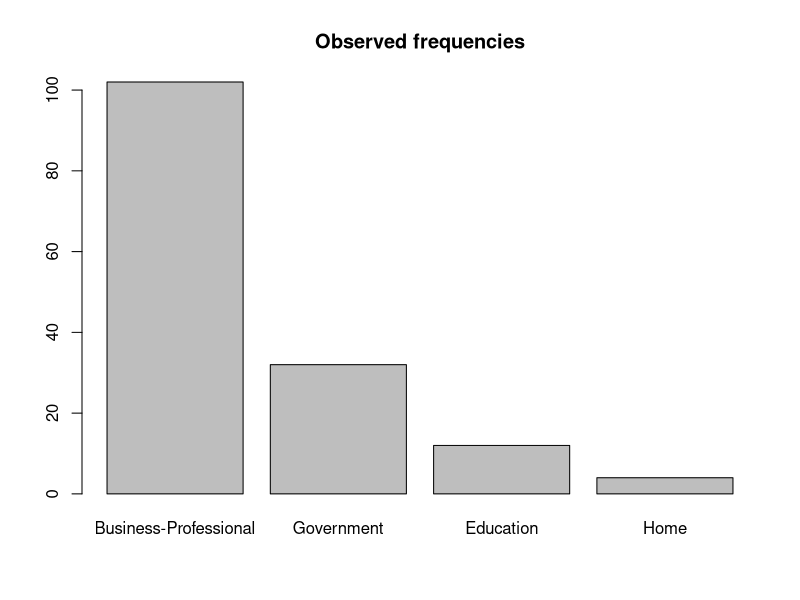
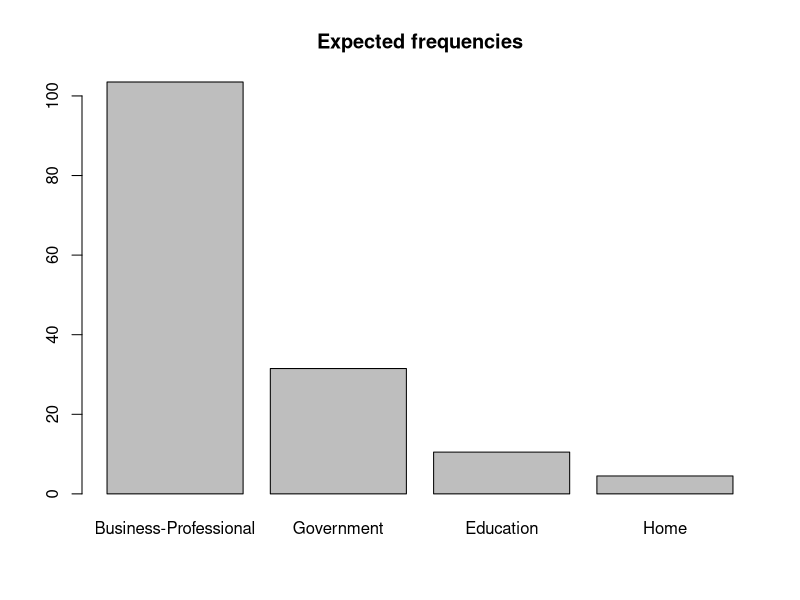
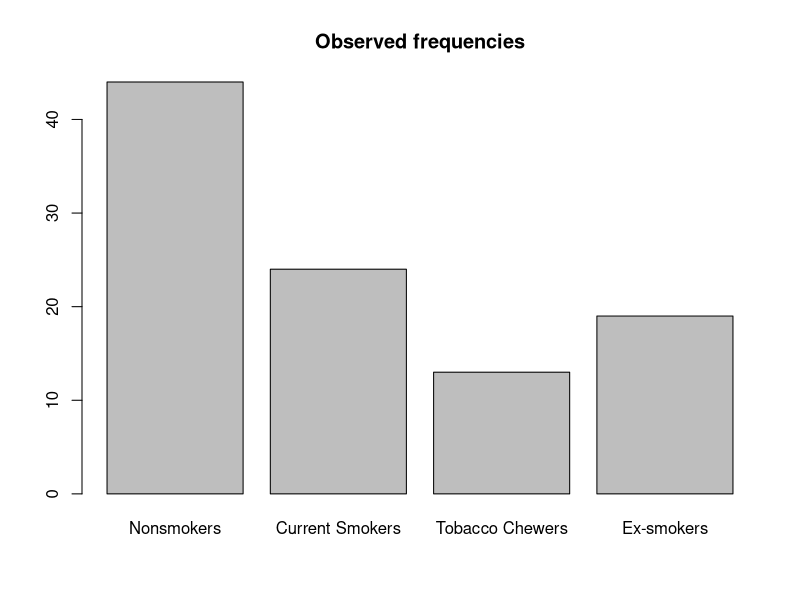
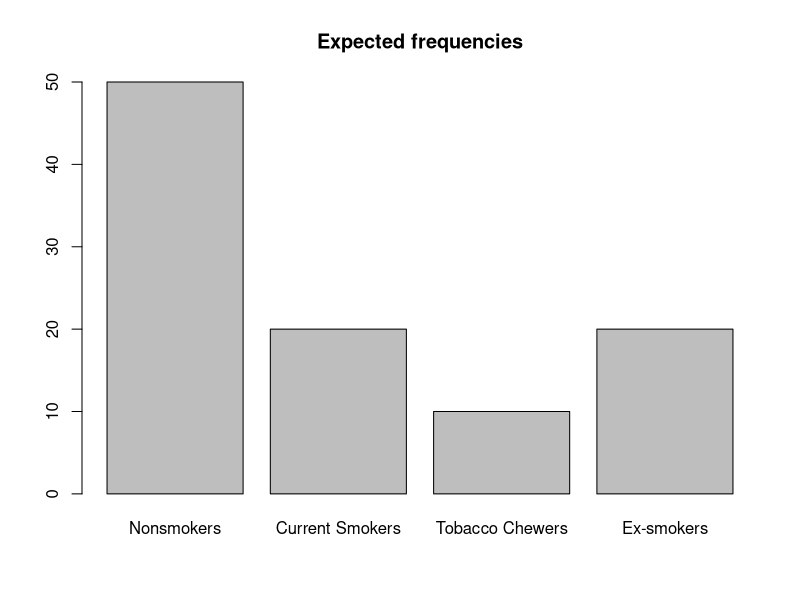

These figures' R source, in order:
## ---- chunk 1
library(tidyverse)
## ---- chunk 2
y_i = c(102, 32, 12, 4)
p_i = c(0.69, 0.21, 0.07, 0.03)
n = sum(y_i)
e_i = n * p_i
e_i = p_i * n
d_i = ((y_i - e_i)^2)/e_i

df = tibble(
  User = c("Business-Professional", "Government", "Education", "Home"),
  y = y_i,
  p = p_i,
  e = e_i,
  Contribution = d_i
)
df

t0 = sum(df$Contribution)
## ---- chunk 3
print(t0)
## ---- chunk 4
pchisq(t0, df = 3, lower.tail = FALSE)
## ---- chunk 5
barplot(df$y, names.arg = df$User, main = 'Observed frequencies')
barplot(df$e, names.arg = df$User, main = 'Expected frequencies')
## ---- chunk 6
y_i = c(44, 24, 13, 19)
p_i = c(0.5, 0.2, 0.1, 0.2)
n = sum(y_i)
e_i = n * p_i
d_i = ((y_i - e_i)^2)/e_i

df = tibble(
  Subgroup = c("Nonsmokers", "Current Smokers", "Tobacco Chewers", "Ex-smokers"),
  y = y_i,
  p = p_i,
  e = e_i,
  Contribution = d_i
)
df
## ---- chunk 7
t = sum(df$Contribution)
t
## ---- chunk 8
pchisq(t, df = 3, lower.tail = FALSE)
## ---- chunk 9
barplot(df$y, names.arg = df$Subgroup, main = 'Observed frequencies')
barplot(df$e, names.arg = df$Subgroup, main = 'Expected frequencies')
